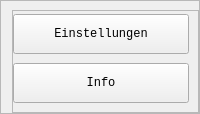
        <widget class="QFrame" name="side_menu">
         <property name="minimumSize">
          <size>
           <width>0</width>
           <height>0</height>
          </size>
         </property>
         <property name="maximumSize">
          <size>
           <width>16777215</width>
           <height>16777215</height>
          </size>
         </property>
         <property name="frameShape">
          <enum>QFrame::StyledPanel</enum>
         </property>
         <property name="frameShadow">
          <enum>QFrame::Raised</enum>
         </property>
         <layout class="QGridLayout" name="gridLayout">
          <property name="topMargin">
           <number>9</number>
          </property>
          <property name="rightMargin">
           <number>0</number>
          </property>
          <property name="bottomMargin">
           <number>0</number>
          </property>
          <property name="horizontalSpacing">
           <number>0</number>
          </property>
          <property name="verticalSpacing">
           <number>6</number>
          </property>
          <item row="0" column="0" rowspan="2" colspan="2">
           <widget class="QFrame" name="menu_buttons">
            <property name="frameShape">
             <enum>QFrame::StyledPanel</enum>
            </property>
            <property name="frameShadow">
             <enum>QFrame::Raised</enum>
            </property>
            <layout class="QVBoxLayout" name="verticalLayout_2">
             <property name="spacing">
              <number>9</number>
             </property>
             <property name="leftMargin">
              <number>0</number>
             </property>
             <property name="topMargin">
              <number>3</number>
             </property>
             <item>
              <widget class="QPushButton" name="settings_btn">
               <property name="minimumSize">
                <size>
                 <width>130</width>
                 <height>40</height>
                </size>
               </property>
               <property name="maximumSize">
                <size>
                 <width>16777215</width>
                 <height>16777215</height>
                </size>
               </property>
               <property name="font">
                <font>
                 <family>Courier New</family>
                </font>
               </property>
               <property name="styleSheet">
                <string notr="true"/>
               </property>
               <property name="text">
                <string>Einstellungen</string>
               </property>
              </widget>
             </item>
             <item>
              <widget class="QPushButton" name="info_btn">
               <property name="minimumSize">
                <size>
                 <width>130</width>
                 <height>40</height>
                </size>
               </property>
               <property name="font">
                <font>
                 <family>Courier New</family>
                </font>
               </property>
               <property name="layoutDirection">
                <enum>Qt::LeftToRight</enum>
               </property>
               <property name="styleSheet">
                <string notr="true"/>
               </property>
               <property name="text">
                <string>Info</string>
               </property>
              </widget>
             </item>
            </layout>
           </widget>
          </item>
         </layout>
        </widget>
